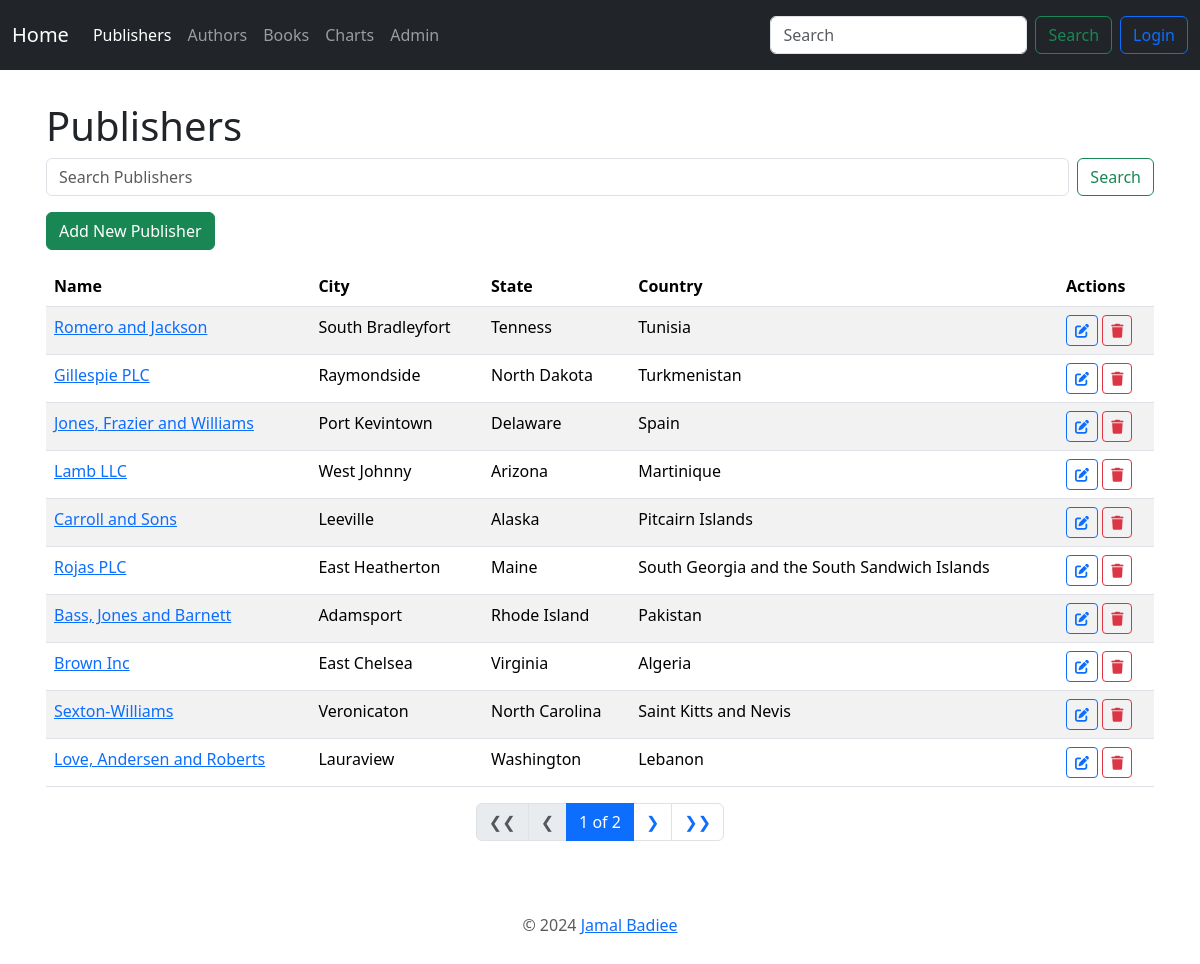
Screenshot of /publishers/ with the database file from the repository.
### book_app/models.py (models this page shows, shortened)
class Publisher(models.Model):
    name = models.CharField(max_length=30)
    address = models.CharField(max_length=100)
    city = models.CharField(max_length=100)
    state_province = models.CharField(max_length=100)
    country = models.CharField(max_length=50)
    website = models.URLField()
    class Meta:
        ordering = ["-id"]

### book_app/views.py (the view)
# urls.py: path('publishers/', PublisherListView.as_view(), name='publisher_list'),
class PublisherListView(ListView):
    model = Publisher
    context_object_name = "publishers"
    paginate_by = 10
    def get_context_data(self, **kwargs):
        context = super().get_context_data(**kwargs)
        context['nbar'] = "publishers"
        return context
    def get_queryset(self):
        queryset = super().get_queryset()
        query = self.request.GET.get('query')
        if query:
            queryset = queryset.filter(Q(name__icontains=query))
        return queryset

### book_app/templates/book_app/publisher_list.html (shortened to what this page needs)
{% extends 'book_app/base.html' %}
{% block content %}
<h1>Publishers</h1>
<form class="d-flex mb-3" role="search" action="{% url 'book_app:publisher_list' %}" method="get">
    <input class="form-control me-2" type="search" placeholder="Search Publishers" aria-label="Search" name="query"
        value="{{ request.GET.query }}">
    <button class="btn btn-outline-success" type="submit">Search</button>
</form>
<a href="{% url 'book_app:publisher_add' %}" class="btn btn-success mb-3">Add New Publisher</a>
<table class="table table-striped">
    <thead>
        <tr>
            <th scope="col">Name</th>
            <th scope="col" class="d-none d-md-table-cell">City</th>
            <th scope="col" class="d-none d-md-table-cell">State</th>
            <th scope="col" class="d-none d-md-table-cell">Country</th>
            <th scope="col">Actions</th>
        </tr>
    </thead>
    <tbody>
        {% for publisher in publishers %}
        <tr>
            <td>
                <a href="{% url 'book_app:publisher_detail' publisher.pk %}">{{ publisher.name }}</a>
            </td>
            <td class="d-none d-md-table-cell">{{ publisher.city }}</td>
            <td class="d-none d-md-table-cell">{{ publisher.state_province }}</td>
            <td class="d-none d-md-table-cell">{{ publisher.country }}</td>
            <td>
                <a href="{% url 'book_app:publisher_edit' publisher.pk %}" class="btn btn-sm btn-outline-primary">
                    <i class="fas fa-edit"></i>
                </a>
                <a href="{% url 'book_app:publisher_delete' publisher.pk %}" class="btn btn-sm btn-outline-danger">
                    <i class="fas fa-trash"></i>
                </a>
            </td>
        </tr>
        {% empty %}
        <tr>
            <td colspan="5">No publishers found.</td>
        </tr>
        {% endfor %}
    </tbody>
</table>
<nav>
    <ul class="pagination justify-content-center">
        {% if page_obj.has_previous %}
        <li class="page-item">
            <a class="page-link" href="?page=1">❮❮</a>
        </li>
        <li class="page-item">
            <a class="page-link" href="?page={{ page_obj.previous_page_number }}">❮</a>
        </li>
        {% else %}
        <li class="page-item disabled">
            <span class="page-link">❮❮</span>
        </li>
        <li class="page-item disabled">
            <span class="page-link">❮</span>
        </li>
        {% endif %}
        <li class="page-item active">
            <span class="page-link">
                {{ page_obj.number }} of {{ page_obj.paginator.num_pages }}
            </span>
        </li>
        {% if page_obj.has_next %}
        <li class="page-item">
            <a class="page-link" href="?page={{ page_obj.next_page_number }}">❯</a>
        </li>
        <li class="page-item">
            <a class="page-link" href="?page={{ page_obj.paginator.num_pages }}">❯❯</a>
        </li>
        {% endif %}
    </ul>
</nav>
{% endblock %}

### rows the page displays
Publisher: name "Romero and Jackson", city "South Bradleyfort", state_province "Tenness", country "Tunisia"
Publisher: name "Gillespie PLC", city "Raymondside", state_province "North Dakota", country "Turkmenistan"
Publisher: name "Jones, Frazier and Williams", city "Port Kevintown", state_province "Delaware", country "Spain"
Publisher: name "Lamb LLC", city "West Johnny", state_province "Arizona", country "Martinique"
Publisher: name "Carroll and Sons", city "Leeville", state_province "Alaska", country "Pitcairn Islands"
Publisher: name "Rojas PLC", city "East Heatherton", state_province "Maine", country "South Georgia and the South Sandwich Islands"
Publisher: name "Bass, Jones and Barnett", city "Adamsport", state_province "Rhode Island", country "Pakistan"
Publisher: name "Brown Inc", city "East Chelsea", state_province "Virginia", country "Algeria"
Publisher: name "Sexton-Williams", city "Veronicaton", state_province "North Carolina", country "Saint Kitts and Nevis"
Publisher: name "Love, Andersen and Roberts", city "Lauraview", state_province "Washington", country "Lebanon"

### other values shown
{{ page_obj.number }} "1"
{{ page_obj.paginator.num_pages }} "2"
